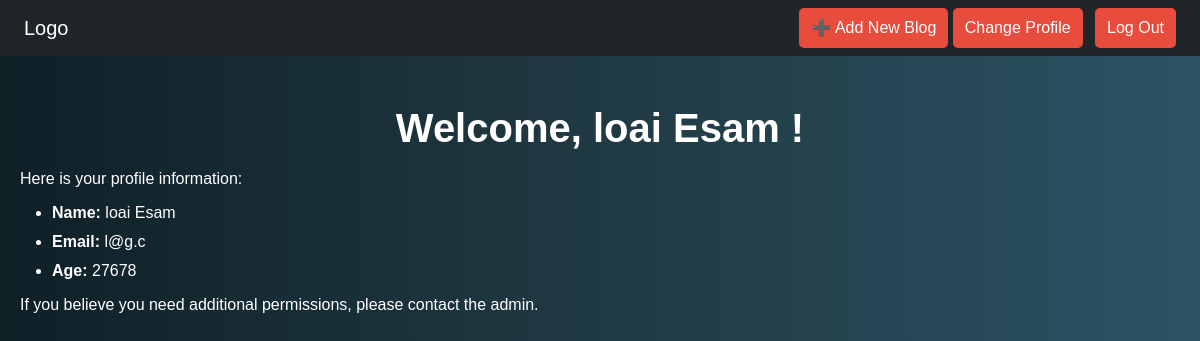
Page /views/home.php (signed in) on the committed database.
### tables this page shows
CREATE TABLE `users` (
  `id` int(11) NOT NULL,
  `username` varchar(50) NOT NULL,
  `email` varchar(100) NOT NULL,
  `password` varchar(255) NOT NULL,
  `Age` int(11) NOT NULL,
  `role` enum('admin','soc_analyst','user') NOT NULL DEFAULT 'user',
  `status` enum('active','blocked') NOT NULL DEFAULT 'active',
  `last_login` datetime DEFAULT current_timestamp() ON UPDATE current_timestamp(),
  `profile_pic` varchar(255) DEFAULT 'default.jpg'
);

### views/home.php (the view, shortened to what this page needs)
<?php
include("php/config.php");
$id = $_SESSION['id'];
$query = mysqli_query($con, "SELECT * FROM users WHERE id='$id'");
$userData = mysqli_fetch_assoc($query);
$username = $userData['username'];
$email = $userData['email'];
$age = $userData['Age'];
$role = $userData['role'];
?>
<!DOCTYPE html>
<html lang="en">
<head>
    <link href="https://cdn.jsdelivr.net/npm/bootstrap@5.3.3/dist/css/bootstrap.min.css" rel="stylesheet">
</head>
<body>
    <nav class="navbar navbar-expand-lg navbar-dark bg-dark px-4">
        <a class="navbar-brand" href="home.php">Logo</a>
        <div class="ms-auto">
            <a href="admin_add_blog.php" class="btn btn-primary">➕ Add New Blog</a>
            <a class="btn btn-outline-light me-2" href="Change_Profile2.php">Change Profile</a>
            <a class="btn btn-danger" href="php/logout.php">Log Out</a>
        </div>
    </nav>
    <div class="container py-5">
        <?php if ($role === 'admin') { ?>
            <h1>Welcome, Admin <?php echo htmlspecialchars($username); ?>!</h1>
            <p>Manage the users of the WAF system below:</p>
            <table class="table table-dark table-hover table-bordered">
                <tr>
                    <th>Username</th>
                    <th>Email</th>
                    <th>Age</th>
                    <th>Actions</th>
                </tr>
                <?php
                $query = mysqli_query($con, "SELECT * FROM users");
                while ($row = mysqli_fetch_assoc($query)) {
                    echo "<tr>";
                    echo "<td>" . htmlspecialchars($row['username']) . "</td>";
                    echo "<td>" . htmlspecialchars($row['email']) . "</td>";
                    echo "<td>" . htmlspecialchars($row['Age']) . "</td>";
                    echo "<td class='admin-actions'>
                                <a href='edit_user.php?id=" . $row['id'] . "'>Edit</a> |
                                <a href='delete_user.php?id=" . $row['id'] . "'>Delete</a>
                              </td>";
                    echo "</tr>";
                }
                ?>
            </table>
    </div>
    <br>
    <br>
    <h2>System Logs</h2>
    <table class="table table-dark table-hover table-bordered">
        <tr>
            <th>User ID</th>
            <th>Activity</th>
            <th>IP Address</th>
            <th>Time</th>
        </tr>
        <?php
            $logs_query = mysqli_query($con, "SELECT logs.*, users.username FROM logs JOIN users ON logs.user_id = users.id ORDER BY log_time DESC");
            while ($log = mysqli_fetch_assoc($logs_query)) {
                echo "<tr>";
                echo "<td>" . htmlspecialchars($log['username']) . "</td>";
                echo "<td>" . htmlspecialchars($log['activity']) . "</td>";
                echo "<td>" . htmlspecialchars($log['ip_address']) . "</td>";
                echo "<td>" . $log['log_time'] . "</td>";
                echo "</tr>";
            }
        ?>
    </table>
<?php } else { ?>
    <h1>Welcome, <?php echo htmlspecialchars($username); ?>!</h1>
    <p>Here is your profile information:</p>
    <ul>
        <li><strong>Name:</strong> <?php echo htmlspecialchars($username); ?></li>
        <li><strong>Email:</strong> <?php echo htmlspecialchars($email); ?></li>
        <li><strong>Age:</strong> <?php echo htmlspecialchars($age); ?></li>
    </ul>
    <p>If you believe you need additional permissions, please contact the admin.</p>
<?php }
?>
</body>
</html>

### views/home.php (style rules this page uses)
body { font-family: Arial, sans-serif; background: linear-gradient(to right, #0f2027, #203a43, #2c5364); color: white; text-align: center; margin: 0; padding: 0; }
.btn { background-color: #E74C3C; color: #fff; border: none; padding: 8px 12px; cursor: pointer; border-radius: 5px; }
.container { padding: 20px; max-width: 1200px; margin: 0 auto; text-align: center; }
h1, h2 { font-weight: bold; margin-bottom: 15px; }
p, ul { text-align: left; margin: 10px 0; }
ul li { margin-bottom: 5px; }

### rows in the picture
users: username "loai Esam", email "l@g.c", Age "27678"
